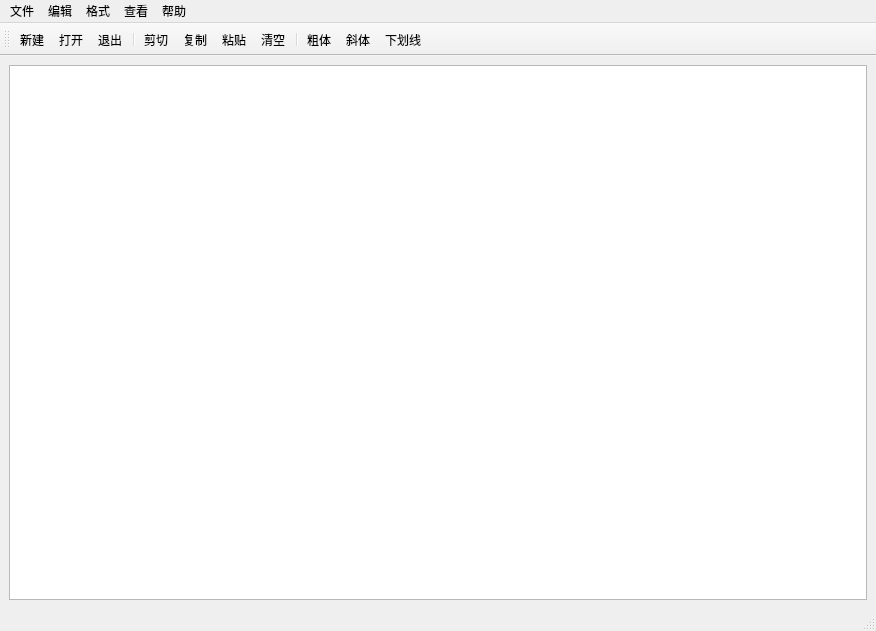
<?xml version="1.0" encoding="UTF-8"?>
<ui version="4.0">
 <class>EditorWindow</class>
 <widget class="QMainWindow" name="EditorWindow">
  <property name="geometry">
   <rect>
    <x>0</x>
    <y>0</y>
    <width>876</width>
    <height>631</height>
   </rect>
  </property>
  <property name="windowTitle">
   <string>文本编辑器</string>
  </property>
  <property name="windowIcon">
   <iconset resource="02_Editor.qrc">
    <normaloff>:/images/AppIcon.ico</normaloff>:/images/AppIcon.ico</iconset>
  </property>
  <widget class="QWidget" name="centralwidget">
   <layout class="QHBoxLayout" name="horizontalLayout">
    <item>
     <widget class="QTextEdit" name="m_edit"/>
    </item>
   </layout>
  </widget>
  <widget class="QMenuBar" name="menubar">
   <property name="geometry">
    <rect>
     <x>0</x>
     <y>0</y>
     <width>876</width>
     <height>23</height>
    </rect>
   </property>
   <widget class="QMenu" name="menu">
    <property name="title">
     <string>文件</string>
    </property>
    <addaction name="m_actNew"/>
    <addaction name="m_actOpen"/>
    <addaction name="separator"/>
    <addaction name="m_actExit"/>
   </widget>
   <widget class="QMenu" name="menu_2">
    <property name="title">
     <string>编辑</string>
    </property>
    <addaction name="m_actCut"/>
    <addaction name="m_actCopy"/>
    <addaction name="m_actPaste"/>
    <addaction name="separator"/>
    <addaction name="m_actClear"/>
   </widget>
   <widget class="QMenu" name="menu_3">
    <property name="title">
     <string>格式</string>
    </property>
    <addaction name="m_actBold"/>
    <addaction name="m_actItalic"/>
    <addaction name="m_actUnderline"/>
   </widget>
   <widget class="QMenu" name="menu_4">
    <property name="title">
     <string>查看</string>
    </property>
    <addaction name="m_actToolBar"/>
    <addaction name="m_actStatusBar"/>
   </widget>
   <widget class="QMenu" name="menu_5">
    <property name="title">
     <string>帮助</string>
    </property>
    <addaction name="m_actAbout"/>
   </widget>
   <addaction name="menu"/>
   <addaction name="menu_2"/>
   <addaction name="menu_3"/>
   <addaction name="menu_4"/>
   <addaction name="menu_5"/>
  </widget>
  <widget class="QStatusBar" name="statusbar"/>
  <widget class="QToolBar" name="toolBar">
   <property name="windowTitle">
    <string>toolBar</string>
   </property>
   <property name="toolButtonStyle">
    <enum>Qt::ToolButtonTextUnderIcon</enum>
   </property>
   <attribute name="toolBarArea">
    <enum>TopToolBarArea</enum>
   </attribute>
   <attribute name="toolBarBreak">
    <bool>false</bool>
   </attribute>
   <addaction name="m_actNew"/>
   <addaction name="m_actOpen"/>
   <addaction name="m_actExit"/>
   <addaction name="separator"/>
   <addaction name="m_actCut"/>
   <addaction name="m_actCopy"/>
   <addaction name="m_actPaste"/>
   <addaction name="m_actClear"/>
   <addaction name="separator"/>
   <addaction name="m_actBold"/>
   <addaction name="m_actItalic"/>
   <addaction name="m_actUnderline"/>
  </widget>
  <action name="m_actNew">
   <property name="icon">
    <iconset resource="02_Editor.qrc">
     <normaloff>:/images/new.bmp</normaloff>:/images/new.bmp</iconset>
   </property>
   <property name="text">
    <string>新建</string>
   </property>
   <property name="toolTip">
    <string>新建</string>
   </property>
   <property name="shortcut">
    <string>Ctrl+N</string>
   </property>
  </action>
  <action name="m_actOpen">
   <property name="icon">
    <iconset resource="02_Editor.qrc">
     <normaloff>:/images/open.bmp</normaloff>:/images/open.bmp</iconset>
   </property>
   <property name="text">
    <string>打开</string>
   </property>
   <property name="toolTip">
    <string>打开</string>
   </property>
   <property name="shortcut">
    <string>Ctrl+O</string>
   </property>
  </action>
  <action name="m_actExit">
   <property name="icon">
    <iconset resource="02_Editor.qrc">
     <normaloff>:/images/exit.bmp</normaloff>:/images/exit.bmp</iconset>
   </property>
   <property name="text">
    <string>退出</string>
   </property>
   <property name="toolTip">
    <string>退出</string>
   </property>
  </action>
  <action name="m_actCut">
   <property name="icon">
    <iconset resource="02_Editor.qrc">
     <normaloff>:/images/cut.bmp</normaloff>:/images/cut.bmp</iconset>
   </property>
   <property name="text">
    <string>剪切</string>
   </property>
   <property name="toolTip">
    <string>剪切</string>
   </property>
   <property name="shortcut">
    <string>Ctrl+X</string>
   </property>
  </action>
  <action name="m_actCopy">
   <property name="icon">
    <iconset resource="02_Editor.qrc">
     <normaloff>:/images/copy.bmp</normaloff>:/images/copy.bmp</iconset>
   </property>
   <property name="text">
    <string>复制</string>
   </property>
   <property name="toolTip">
    <string>复制</string>
   </property>
   <property name="shortcut">
    <string>Ctrl+C</string>
   </property>
  </action>
  <action name="m_actPaste">
   <property name="icon">
    <iconset resource="02_Editor.qrc">
     <normaloff>:/images/paste.bmp</normaloff>:/images/paste.bmp</iconset>
   </property>
   <property name="text">
    <string>粘贴</string>
   </property>
   <property name="toolTip">
    <string>粘贴</string>
   </property>
   <property name="shortcut">
    <string>Ctrl+V</string>
   </property>
  </action>
  <action name="m_actClear">
   <property name="icon">
    <iconset resource="02_Editor.qrc">
     <normaloff>:/images/clear.bmp</normaloff>:/images/clear.bmp</iconset>
   </property>
   <property name="text">
    <string>清空</string>
   </property>
   <property name="toolTip">
    <string>清空</string>
   </property>
  </action>
  <action name="m_actBold">
   <property name="checkable">
    <bool>true</bool>
   </property>
   <property name="icon">
    <iconset resource="02_Editor.qrc">
     <normaloff>:/images/bld.bmp</normaloff>:/images/bld.bmp</iconset>
   </property>
   <property name="text">
    <string>粗体</string>
   </property>
   <property name="toolTip">
    <string>粗体</string>
   </property>
  </action>
  <action name="m_actItalic">
   <property name="checkable">
    <bool>true</bool>
   </property>
   <property name="icon">
    <iconset resource="02_Editor.qrc">
     <normaloff>:/images/itl.bmp</normaloff>:/images/itl.bmp</iconset>
   </property>
   <property name="text">
    <string>斜体</string>
   </property>
   <property name="toolTip">
    <string>斜体</string>
   </property>
  </action>
  <action name="m_actUnderline">
   <property name="checkable">
    <bool>true</bool>
   </property>
   <property name="icon">
    <iconset resource="02_Editor.qrc">
     <normaloff>:/images/under.bmp</normaloff>:/images/under.bmp</iconset>
   </property>
   <property name="text">
    <string>下划线</string>
   </property>
   <property name="toolTip">
    <string>下划线</string>
   </property>
  </action>
  <action name="m_actToolBar">
   <property name="checkable">
    <bool>true</bool>
   </property>
   <property name="checked">
    <bool>true</bool>
   </property>
   <property name="text">
    <string>工具栏</string>
   </property>
   <property name="toolTip">
    <string>工具栏</string>
   </property>
  </action>
  <action name="m_actStatusBar">
   <property name="checkable">
    <bool>true</bool>
   </property>
   <property name="checked">
    <bool>true</bool>
   </property>
   <property name="text">
    <string>状态栏</string>
   </property>
   <property name="toolTip">
    <string>状态栏</string>
   </property>
  </action>
  <action name="m_actAbout">
   <property name="text">
    <string>关于</string>
   </property>
   <property name="toolTip">
    <string>关于</string>
   </property>
  </action>
 </widget>
 <resources>
  <include location="02_Editor.qrc"/>
 </resources>
 <connections>
  <connection>
   <sender>m_actExit</sender>
   <signal>triggered()</signal>
   <receiver>EditorWindow</receiver>
   <slot>close()</slot>
   <hints>
    <hint type="sourcelabel">
     <x>-1</x>
     <y>-1</y>
    </hint>
    <hint type="destinationlabel">
     <x>437</x>
     <y>315</y>
    </hint>
   </hints>
  </connection>
  <connection>
   <sender>m_actCut</sender>
   <signal>triggered()</signal>
   <receiver>m_edit</receiver>
   <slot>cut()</slot>
   <hints>
    <hint type="sourcelabel">
     <x>-1</x>
     <y>-1</y>
    </hint>
    <hint type="destinationlabel">
     <x>437</x>
     <y>339</y>
    </hint>
   </hints>
  </connection>
  <connection>
   <sender>m_actCopy</sender>
   <signal>triggered()</signal>
   <receiver>m_edit</receiver>
   <slot>copy()</slot>
   <hints>
    <hint type="sourcelabel">
     <x>-1</x>
     <y>-1</y>
    </hint>
    <hint type="destinationlabel">
     <x>437</x>
     <y>339</y>
    </hint>
   </hints>
  </connection>
  <connection>
   <sender>m_actPaste</sender>
   <signal>triggered()</signal>
   <receiver>m_edit</receiver>
   <slot>paste()</slot>
   <hints>
    <hint type="sourcelabel">
     <x>-1</x>
     <y>-1</y>
    </hint>
    <hint type="destinationlabel">
     <x>437</x>
     <y>339</y>
    </hint>
   </hints>
  </connection>
  <connection>
   <sender>m_actClear</sender>
   <signal>triggered()</signal>
   <receiver>m_edit</receiver>
   <slot>clear()</slot>
   <hints>
    <hint type="sourcelabel">
     <x>-1</x>
     <y>-1</y>
    </hint>
    <hint type="destinationlabel">
     <x>437</x>
     <y>339</y>
    </hint>
   </hints>
  </connection>
 </connections>
</ui>
